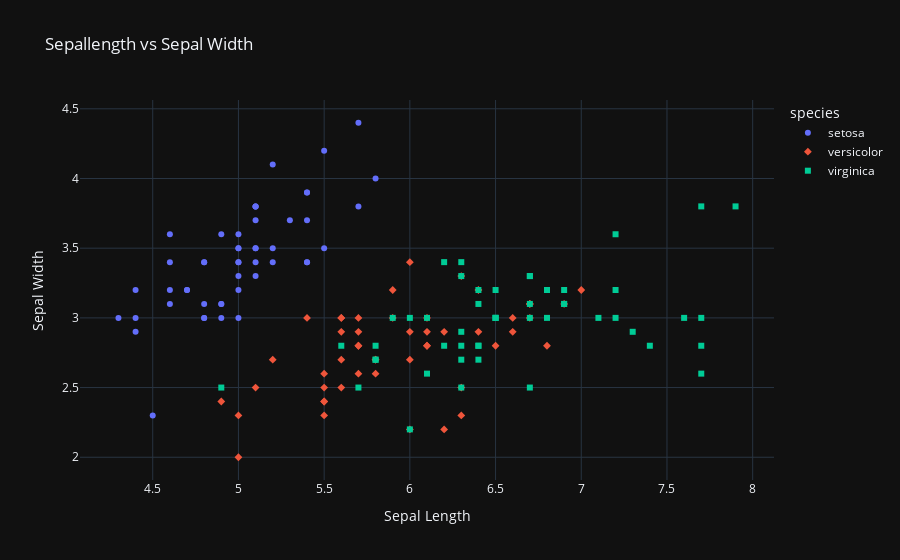

The cell this chart's notebook holds for it:
### Code cell
fig = px.scatter(df, x='sepal_length', y='sepal_width', color='species',
title='Sepallength vs Sepal Width', labels={'sepal_length':'Sepal Length', 'sepal_width':'Sepal Width'},
symbol='species',template='plotly_dark')
fig.show()

### Figure 1 — Plotly figure (JSON) as saved in the notebook; plotly's stock layout.template omitted (floating-point values rounded to 4 significant figures)
{"data": [{"hovertemplate": "species=setosa<br>Sepal Length=%{x}<br>Sepal Width=%{y}<extra></extra>", "legendgroup": "setosa", "marker": {"color": "#636efa", "symbol": "circle"}, "mode": "markers", "name": "setosa", "orientation": "v", "showlegend": true, "type": "scatter", "x": [5.1, 4.9, 4.7, 4.6, 5.0, 5.4, 4.6, 5.0, 4.4, 4.9, 5.4, 4.8, 4.8, 4.3, 5.8, 5.7, 5.4, 5.1, 5.7, 5.1, 5.4, 5.1, 4.6, 5.1, 4.8, 5.0, 5.0, 5.2, 5.2, 4.7, 4.8, 5.4, 5.2, 5.5, 4.9, 5.0, 5.5, 4.9, 4.4, 5.1, 5.0, 4.5, 4.4, 5.0, 5.1, 4.8, 5.1, 4.6, 5.3, 5.0], "xaxis": "x", "y": [3.5, 3.0, 3.2, 3.1, 3.6, 3.9, 3.4, 3.4, 2.9, 3.1, 3.7, 3.4, 3.0, 3.0, 4.0, 4.4, 3.9, 3.5, 3.8, 3.8, 3.4, 3.7, 3.6, 3.3, 3.4, 3.0, 3.4, 3.5, 3.4, 3.2, 3.1, 3.4, 4.1, 4.2, 3.1, 3.2, 3.5, 3.6, 3.0, 3.4, 3.5, 2.3, 3.2, 3.5, 3.8, 3.0, 3.8, 3.2, 3.7, 3.3], "yaxis": "y"}, {"hovertemplate": "species=versicolor<br>Sepal Length=%{x}<br>Sepal Width=%{y}<extra></extra>", "legendgroup": "versicolor", "marker": {"color": "#EF553B", "symbol": "diamond"}, "mode": "markers", "name": "versicolor", "orientation": "v", "showlegend": true, "type": "scatter", "x": [7.0, 6.4, 6.9, 5.5, 6.5, 5.7, 6.3, 4.9, 6.6, 5.2, 5.0, 5.9, 6.0, 6.1, 5.6, 6.7, 5.6, 5.8, 6.2, 5.6, 5.9, 6.1, 6.3, 6.1, 6.4, 6.6, 6.8, 6.7, 6.0, 5.7, 5.5, 5.5, 5.8, 6.0, 5.4, 6.0, 6.7, 6.3, 5.6, 5.5, 5.5, 6.1, 5.8, 5.0, 5.6, 5.7, 5.7, 6.2, 5.1, 5.7], "xaxis": "x", "y": [3.2, 3.2, 3.1, 2.3, 2.8, 2.8, 3.3, 2.4, 2.9, 2.7, 2.0, 3.0, 2.2, 2.9, 2.9, 3.1, 3.0, 2.7, 2.2, 2.5, 3.2, 2.8, 2.5, 2.8, 2.9, 3.0, 2.8, 3.0, 2.9, 2.6, 2.4, 2.4, 2.7, 2.7, 3.0, 3.4, 3.1, 2.3, 3.0, 2.5, 2.6, 3.0, 2.6, 2.3, 2.7, 3.0, 2.9, 2.9, 2.5, 2.8], "yaxis": "y"}, {"hovertemplate": "species=virginica<br>Sepal Length=%{x}<br>Sepal Width=%{y}<extra></extra>", "legendgroup": "virginica", "marker": {"color": "#00cc96", "symbol": "square"}, "mode": "markers", "name": "virginica", "orientation": "v", "showlegend": true, "type": "scatter", "x": [6.3, 5.8, 7.1, 6.3, 6.5, 7.6, 4.9, 7.3, 6.7, 7.2, 6.5, 6.4, 6.8, 5.7, 5.8, 6.4, 6.5, 7.7, 7.7, 6.0, 6.9, 5.6, 7.7, 6.3, 6.7, 7.2, 6.2, 6.1, 6.4, 7.2, 7.4, 7.9, 6.4, 6.3, 6.1, 7.7, 6.3, 6.4, 6.0, 6.9, 6.7, 6.9, 5.8, 6.8, 6.7, 6.7, 6.3, 6.5, 6.2, 5.9], "xaxis": "x", "y": [3.3, 2.7, 3.0, 2.9, 3.0, 3.0, 2.5, 2.9, 2.5, 3.6, 3.2, 2.7, 3.0, 2.5, 2.8, 3.2, 3.0, 3.8, 2.6, 2.2, 3.2, 2.8, 2.8, 2.7, 3.3, 3.2, 2.8, 3.0, 2.8, 3.0, 2.8, 3.8, 2.8, 2.8, 2.6, 3.0, 3.4, 3.1, 3.0, 3.1, 3.1, 3.1, 2.7, 3.2, 3.3, 3.0, 2.5, 3.0, 3.4, 3.0], "yaxis": "y"}], "layout": {"legend": {"title": {"text": "species"}, "tracegroupgap": 0}, "title": {"text": "Sepallength vs Sepal Width"}, "xaxis": {"anchor": "y", "domain": [0, 1], "title": {"text": "Sepal Length"}}, "yaxis": {"anchor": "x", "domain": [0, 1], "title": {"text": "Sepal Width"}}}}
